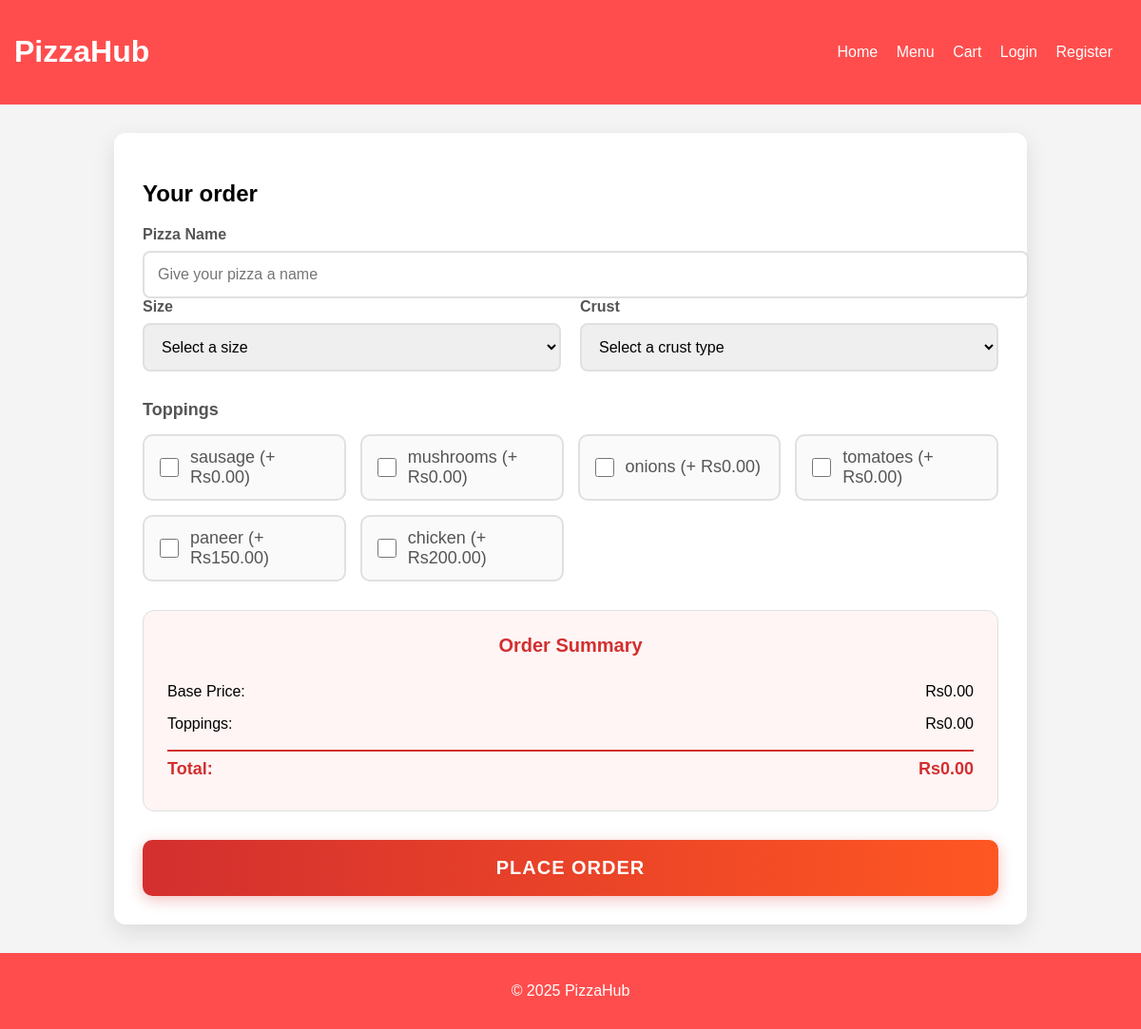
Before: /order-now/ with the older database file.
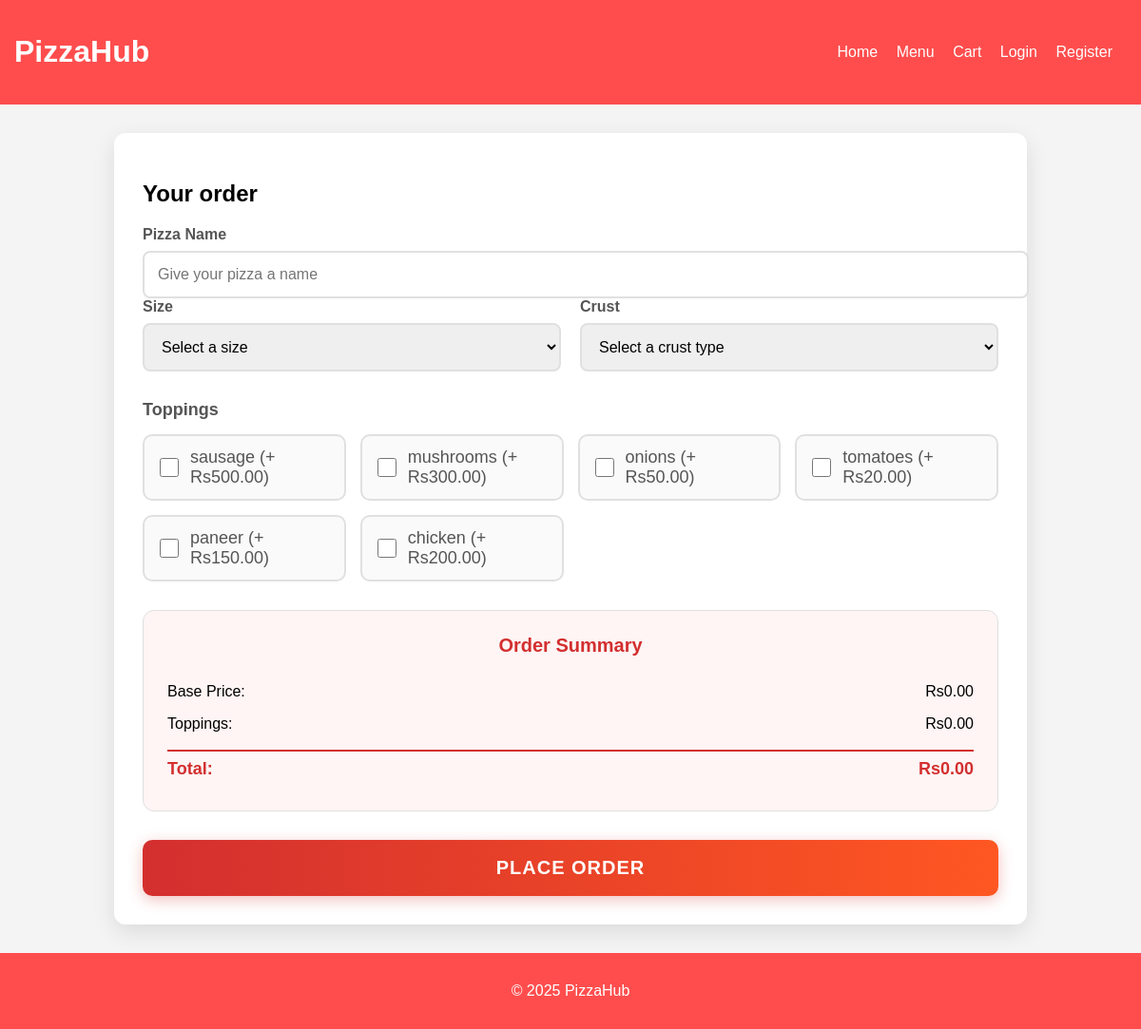
After: the same page with the newer database file.
### myapp/models.py (models this page shows, shortened)
class Topping(models.Model):
    name = models.CharField(max_length=50)
    extra_price = models.DecimalField(max_digits=5, decimal_places=2, default=0)

### myapp/views.py (the view, shortened to what this page needs)
# urls.py: path('order-now/', views.order_now, name='order_now'),
def order_now(request):
    context = {
        "sizes": PizzaSize.objects.all(),
        "crusts": PizzaCrust.objects.all(),
        "toppings": Topping.objects.all(),
    }
    return render(request, "myapp/order_form.html", context)

### myapp/templates/myapp/order_form.html (shortened to what this page needs)
{% extends "myapp/base.html" %}
{% load static %}
{% block content %}
<div class="order-container">
    <h2>Your order</h2>
    <form method="POST">
        <div class="form-group">
    <label for="pizza_name">Pizza Name</label>
    <input type="text" id="pizza_name" name="pizza_name" placeholder="Give your pizza a name" list="pizza-list" required>
</div>
        <div class="form-row">
            <div class="form-group">
                <label for="size">Size</label>
                <select id="size" name="size" class="pizza-size" required>
                    <option value="">Select a size</option>
                </select>
            </div>
            <div class="form-group">
                <label for="crust">Crust</label>
                <select id="crust" name="crust" required>
                    <option value="">Select a crust type</option>
                </select>
            </div>
        </div>
        <div class="toppings-section">
            <label>Toppings</label>
            <div class="toppings-grid">
                {% for t in toppings %}
                <div class="topping-item">
                    <input type="checkbox"
                           id="topping{{ t.id }}"
                           name="toppings[]"
                           value="{{ t.id }}"
                           class="topping"
                           data-price="{{ t.extra_price }}">
                    <label for="topping{{ t.id }}">
                        {{ t.name }}
                        <span class="price-tag">(+ Rs{{ t.extra_price }})</span>
                    </label>
                </div>
                {% endfor %}
            </div>
        </div>
        <div class="price-summary">
            <div class="summary-title">Order Summary</div>
            <div class="summary-item">
                <span>Base Price:</span>
                <span id="base-price">Rs0.00</span>
            </div>
            <div class="summary-item">
                <span>Toppings:</span>
                <span id="toppings-price">Rs0.00</span>
            </div>
            <div class="summary-total">
                <span>Total:</span>
                <span id="total-price">Rs0.00</span>
            </div>
        </div>
        <button type="submit" class="order-btn">Place Order</button>
    </form>
</div>
{% endblock %}

Changed rows visible on the page:
changed Topping "sausage": extra_price "0.00" → "500.00"
changed Topping "mushrooms": extra_price "0.00" → "300.00"
changed Topping "onions": extra_price "0.00" → "50.00"
changed Topping "tomatoes": extra_price "0.00" → "20.00"
